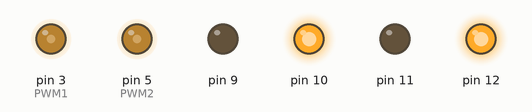
Recording of a sketch running on a simulated Arduino Uno, built with avr-gcc and run on an emulated ATmega328P. Shown: output pins drawn as LEDs (lit = HIGH).

Above: at 0.05 s.
At 9.95 s:
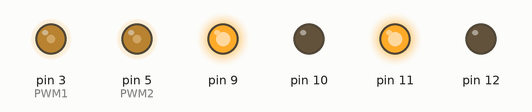
Timing chart, 0 to 11.5 s (numbered marks = the images above):
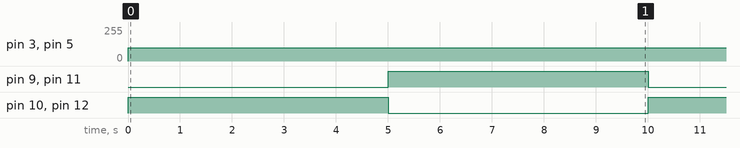

The sketch:

ROS_LAB3.ino
```cpp
#define PWM1 3
#define PWM2 5

int fill = 100;

void setup()

{
// ustawienie pinów jako wyjścia
pinMode(PWM1,OUTPUT);
pinMode(PWM2,OUTPUT);
pinMode(12,OUTPUT);
pinMode(11,OUTPUT);
pinMode(10,OUTPUT);
pinMode(9,OUTPUT);
}

void loop()
{
// włączenie pinów odpowiedzialnych za wartość pwm
analogWrite(PWM1,fill);
analogWrite(PWM2,fill);
// włączenie pinów odpowiedzialnych za sterowanie silnikami
digitalWrite(12,HIGH);
digitalWrite(11,LOW);
digitalWrite(10,HIGH);
digitalWrite(9,LOW);

delay(5000);

analogWrite(PWM1,fill);
analogWrite(PWM2,fill);

digitalWrite(12,LOW);
digitalWrite(11,HIGH);
digitalWrite(10,LOW);
digitalWrite(9,HIGH);

delay(5000);

}
```

Measured:
- by itself, pin 3 (PWM1), pin 5 (PWM2): 0/255 → 100/255 at 0.00 s
- by itself, pin 9–12: alternates HIGH for 5.0 s and LOW for 5.0 s
